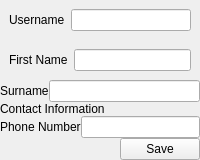
                   <widget class="QWidget" name="myProfile">
                    <layout class="QGridLayout" name="gridLayout_83">
                     <property name="leftMargin">
                      <number>0</number>
                     </property>
                     <property name="topMargin">
                      <number>0</number>
                     </property>
                     <property name="rightMargin">
                      <number>0</number>
                     </property>
                     <property name="bottomMargin">
                      <number>0</number>
                     </property>
                     <property name="spacing">
                      <number>0</number>
                     </property>
                     <item row="0" column="0">
                      <widget class="QWidget" name="widget_63" native="true">
                       <layout class="QGridLayout" name="gridLayout_76">
                        <property name="leftMargin">
                         <number>0</number>
                        </property>
                        <property name="topMargin">
                         <number>0</number>
                        </property>
                        <property name="rightMargin">
                         <number>0</number>
                        </property>
                        <property name="bottomMargin">
                         <number>0</number>
                        </property>
                        <property name="spacing">
                         <number>0</number>
                        </property>
                        <item row="0" column="0">
                         <widget class="QWidget" name="widget_55" native="true">
                          <layout class="QGridLayout" name="gridLayout_71">
                           <property name="leftMargin">
                            <number>0</number>
                           </property>
                           <property name="topMargin">
                            <number>0</number>
                           </property>
                           <property name="rightMargin">
                            <number>0</number>
                           </property>
                           <property name="bottomMargin">
                            <number>0</number>
                           </property>
                           <property name="spacing">
                            <number>0</number>
                           </property>
                           <item row="0" column="0">
                            <widget class="QWidget" name="widget_56" native="true">
                             <layout class="QGridLayout" name="gridLayout_68">
                              <item row="0" column="0">
                               <widget class="QLabel" name="label_30">
                                <property name="text">
                                 <string>Username</string>
                                </property>
                               </widget>
                              </item>
                              <item row="0" column="1">
                               <widget class="QLineEdit" name="lineEdit_5"/>
                              </item>
                             </layout>
                            </widget>
                           </item>
                           <item row="1" column="0">
                            <widget class="QWidget" name="widget_57" native="true">
                             <layout class="QGridLayout" name="gridLayout_69">
                              <item row="0" column="0">
                               <widget class="QLabel" name="label_31">
                                <property name="text">
                                 <string>First Name</string>
                                </property>
                               </widget>
                              </item>
                              <item row="0" column="1">
                               <widget class="QLineEdit" name="lineEdit_6"/>
                              </item>
                             </layout>
                            </widget>
                           </item>
                           <item row="2" column="0">
                            <widget class="QWidget" name="widget_58" native="true">
                             <layout class="QGridLayout" name="gridLayout_70">
                              <property name="leftMargin">
                               <number>0</number>
                              </property>
                              <property name="topMargin">
                               <number>0</number>
                              </property>
                              <property name="rightMargin">
                               <number>0</number>
                              </property>
                              <property name="bottomMargin">
                               <number>0</number>
                              </property>
                              <property name="spacing">
                               <number>0</number>
                              </property>
                              <item row="0" column="0">
                               <widget class="QLabel" name="label_32">
                                <property name="text">
                                 <string>Surname</string>
                                </property>
                               </widget>
                              </item>
                              <item row="0" column="1">
                               <widget class="QLineEdit" name="lineEdit_7"/>
                              </item>
                             </layout>
                            </widget>
                           </item>
                          </layout>
                         </widget>
                        </item>
                        <item row="1" column="0">
                         <widget class="QWidget" name="widget_59" native="true">
                          <layout class="QGridLayout" name="gridLayout_75">
                           <property name="leftMargin">
                            <number>0</number>
                           </property>
                           <property name="topMargin">
                            <number>0</number>
                           </property>
                           <property name="rightMargin">
                            <number>0</number>
                           </property>
                           <property name="bottomMargin">
                            <number>0</number>
                           </property>
                           <property name="spacing">
                            <number>0</number>
                           </property>
                           <item row="0" column="0">
                            <widget class="QWidget" name="widget_60" native="true">
                             <layout class="QGridLayout" name="gridLayout_72">
                              <property name="leftMargin">
                               <number>0</number>
                              </property>
                              <property name="topMargin">
                               <number>0</number>
                              </property>
                              <property name="rightMargin">
                               <number>0</number>
                              </property>
                              <property name="bottomMargin">
                               <number>0</number>
                              </property>
                              <property name="spacing">
                               <number>0</number>
                              </property>
                              <item row="0" column="0">
                               <widget class="QLabel" name="label_33">
                                <property name="text">
                                 <string>Contact Information</string>
                                </property>
                               </widget>
                              </item>
                             </layout>
                            </widget>
                           </item>
                           <item row="1" column="0">
                            <widget class="QWidget" name="widget_61" native="true">
                             <layout class="QGridLayout" name="gridLayout_73">
                              <property name="leftMargin">
                               <number>0</number>
                              </property>
                              <property name="topMargin">
                               <number>0</number>
                              </property>
                              <property name="rightMargin">
                               <number>0</number>
                              </property>
                              <property name="bottomMargin">
                               <number>0</number>
                              </property>
                              <property name="spacing">
                               <number>0</number>
                              </property>
                              <item row="0" column="0">
                               <widget class="QLabel" name="label_34">
                                <property name="text">
                                 <string>Phone Number</string>
                                </property>
                               </widget>
                              </item>
                              <item row="0" column="1">
                               <widget class="QLineEdit" name="lineEdit_8"/>
                              </item>
                             </layout>
                            </widget>
                           </item>
                          </layout>
                         </widget>
                        </item>
                        <item row="2" column="0">
                         <widget class="QWidget" name="widget_62" native="true">
                          <layout class="QGridLayout" name="gridLayout_74">
                           <property name="leftMargin">
                            <number>0</number>
                           </property>
                           <property name="topMargin">
                            <number>0</number>
                           </property>
                           <property name="rightMargin">
                            <number>0</number>
                           </property>
                           <property name="bottomMargin">
                            <number>0</number>
                           </property>
                           <property name="spacing">
                            <number>0</number>
                           </property>
                           <item row="0" column="1">
                            <widget class="QPushButton" name="pushButton_5">
                             <property name="text">
                              <string>Save</string>
                             </property>
                            </widget>
                           </item>
                           <item row="0" column="0">
                            <spacer name="horizontalSpacer_9">
                             <property name="orientation">
                              <enum>Qt::Horizontal</enum>
                             </property>
                             <property name="sizeHint" stdset="0">
                              <size>
                               <width>40</width>
                               <height>20</height>
                              </size>
                             </property>
                            </spacer>
                           </item>
                          </layout>
                         </widget>
                        </item>
                       </layout>
                      </widget>
                     </item>
                    </layout>
                   </widget>
